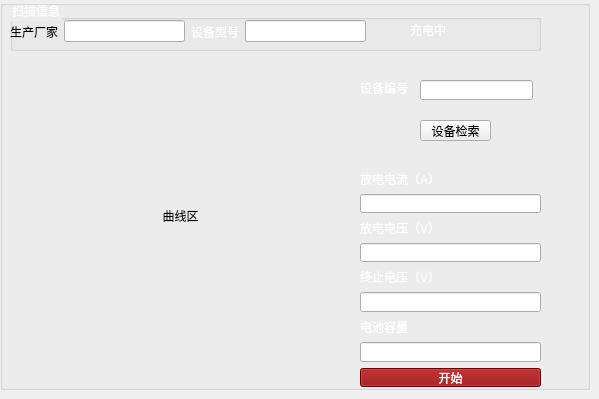
     <widget class="QWidget" name="tab_6">
      <attribute name="title">
       <string>放电</string>
      </attribute>
      <widget class="QGroupBox" name="groupBox_19">
       <property name="geometry">
        <rect>
         <x>0</x>
         <y>0</y>
         <width>590</width>
         <height>390</height>
        </rect>
       </property>
       <property name="styleSheet">
        <string notr="true">QGroupBox#groupBox_19{border-image: url(:/newPrefix/C:/Users/asus/Desktop/37b4a99c8b29264bbe3ada26c0f0b2f.png);}</string>
       </property>
       <property name="title">
        <string/>
       </property>
       <widget class="QGroupBox" name="groupBox_33">
        <property name="geometry">
         <rect>
          <x>10</x>
          <y>0</y>
          <width>531</width>
          <height>51</height>
         </rect>
        </property>
        <property name="styleSheet">
         <string notr="true">color: rgb(255, 255, 255);</string>
        </property>
        <property name="title">
         <string>扫描信息</string>
        </property>
        <widget class="QLabel" name="label_5">
         <property name="geometry">
          <rect>
           <x>400</x>
           <y>20</y>
           <width>71</width>
           <height>20</height>
          </rect>
         </property>
         <property name="styleSheet">
          <string notr="true">color: rgb(255, 255, 255);</string>
         </property>
         <property name="text">
          <string>充电中</string>
         </property>
        </widget>
        <widget class="QWidget" name="layoutWidget_4">
         <property name="geometry">
          <rect>
           <x>0</x>
           <y>20</y>
           <width>356</width>
           <height>23</height>
          </rect>
         </property>
         <layout class="QHBoxLayout" name="horizontalLayout_4">
          <item>
           <widget class="QLabel" name="label_102">
            <property name="styleSheet">
             <string notr="true">color: rgb(0, 0, 0);</string>
            </property>
            <property name="text">
             <string>生产厂家</string>
            </property>
           </widget>
          </item>
          <item>
           <widget class="QLineEdit" name="lineEdit_102"/>
          </item>
          <item>
           <widget class="QLabel" name="label_103">
            <property name="styleSheet">
             <string notr="true">font: 6pt &quot;Agency FB&quot;;
font: 10pt &quot;Agency FB&quot;;</string>
            </property>
            <property name="text">
             <string>设备型号</string>
            </property>
           </widget>
          </item>
          <item>
           <widget class="QLineEdit" name="lineEdit_103"/>
          </item>
         </layout>
        </widget>
       </widget>
       <widget class="QLineEdit" name="lineEdit_3">
        <property name="geometry">
         <rect>
          <x>420</x>
          <y>80</y>
          <width>113</width>
          <height>20</height>
         </rect>
        </property>
       </widget>
       <widget class="QLabel" name="label_7">
        <property name="geometry">
         <rect>
          <x>360</x>
          <y>80</y>
          <width>51</width>
          <height>16</height>
         </rect>
        </property>
        <property name="styleSheet">
         <string notr="true">color: rgb(255, 255, 255);
font: 11pt &quot;黑体&quot;;</string>
        </property>
        <property name="text">
         <string>设备编号</string>
        </property>
       </widget>
       <widget class="QPushButton" name="pushButton_3">
        <property name="geometry">
         <rect>
          <x>420</x>
          <y>120</y>
          <width>71</width>
          <height>21</height>
         </rect>
        </property>
        <property name="text">
         <string>设备检索</string>
        </property>
       </widget>
       <widget class="QWidget" name="layoutWidget">
        <property name="geometry">
         <rect>
          <x>360</x>
          <y>170</y>
          <width>181</width>
          <height>217</height>
         </rect>
        </property>
        <layout class="QVBoxLayout" name="verticalLayout_3">
         <item>
          <widget class="QLabel" name="label_109">
           <property name="styleSheet">
            <string notr="true">color: rgb(255, 255, 255);</string>
           </property>
           <property name="text">
            <string>放电电流（A）</string>
           </property>
          </widget>
         </item>
         <item>
          <widget class="QLineEdit" name="ouputCurrentEdit1">
           <property name="styleSheet">
            <string notr="true"/>
           </property>
          </widget>
         </item>
         <item>
          <widget class="QLabel" name="label_108">
           <property name="styleSheet">
            <string notr="true">color: rgb(255, 255, 255);</string>
           </property>
           <property name="text">
            <string>放电电压（V）</string>
           </property>
          </widget>
         </item>
         <item>
          <widget class="QLineEdit" name="outputVoltageEdit1">
           <property name="styleSheet">
            <string notr="true"/>
           </property>
          </widget>
         </item>
         <item>
          <widget class="QLabel" name="label_111">
           <property name="styleSheet">
            <string notr="true">color: rgb(255, 255, 255);</string>
           </property>
           <property name="text">
            <string>终止电压（V）</string>
           </property>
          </widget>
         </item>
         <item>
          <widget class="QLineEdit" name="outputEndVoltageEdit1">
           <property name="styleSheet">
            <string notr="true"/>
           </property>
          </widget>
         </item>
         <item>
          <widget class="QLabel" name="label_110">
           <property name="styleSheet">
            <string notr="true">color: rgb(255, 255, 255);</string>
           </property>
           <property name="text">
            <string>电池容量</string>
           </property>
          </widget>
         </item>
         <item>
          <widget class="QLineEdit" name="outputContentEdit1">
           <property name="styleSheet">
            <string notr="true"/>
           </property>
          </widget>
         </item>
         <item>
          <widget class="QPushButton" name="outputButton1">
           <property name="styleSheet">
            <string notr="true">background-color: rgb(138, 0, 0);
color: rgb(255, 255, 255);</string>
           </property>
           <property name="text">
            <string>开始</string>
           </property>
          </widget>
         </item>
        </layout>
       </widget>
       <widget class="QWidget" name="verticalLayoutWidget">
        <property name="geometry">
         <rect>
          <x>10</x>
          <y>60</y>
          <width>341</width>
          <height>311</height>
         </rect>
        </property>
        <layout class="QVBoxLayout" name="verticalLayout_out1">
         <item>
          <widget class="QLabel" name="show_curve">
           <property name="text">
            <string>曲线区</string>
           </property>
           <property name="alignment">
            <set>Qt::AlignCenter</set>
           </property>
          </widget>
         </item>
        </layout>
       </widget>
      </widget>
     </widget>
